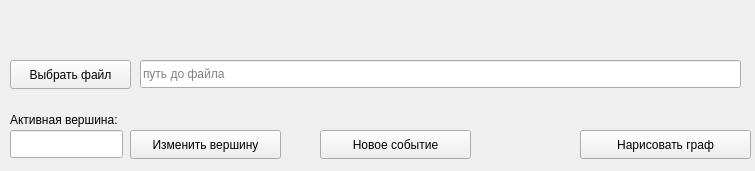
<?xml version="1.0" encoding="UTF-8"?>
<ui version="4.0">
 <class>MainWindow</class>
 <widget class="QWidget" name="MainWindow">
  <property name="geometry">
   <rect>
    <x>0</x>
    <y>0</y>
    <width>755</width>
    <height>171</height>
   </rect>
  </property>
  <property name="windowTitle">
   <string>Form</string>
  </property>
  <widget class="QLineEdit" name="path">
   <property name="geometry">
    <rect>
     <x>140</x>
     <y>60</y>
     <width>601</width>
     <height>28</height>
    </rect>
   </property>
   <property name="placeholderText">
    <string>путь до файла</string>
   </property>
  </widget>
  <widget class="QPushButton" name="ok">
   <property name="geometry">
    <rect>
     <x>580</x>
     <y>130</y>
     <width>171</width>
     <height>29</height>
    </rect>
   </property>
   <property name="text">
    <string>Нарисовать граф</string>
   </property>
  </widget>
  <widget class="QPushButton" name="check_path">
   <property name="geometry">
    <rect>
     <x>10</x>
     <y>60</y>
     <width>121</width>
     <height>29</height>
    </rect>
   </property>
   <property name="text">
    <string>Выбрать файл</string>
   </property>
  </widget>
  <widget class="QPushButton" name="pushButton_2">
   <property name="geometry">
    <rect>
     <x>320</x>
     <y>130</y>
     <width>151</width>
     <height>29</height>
    </rect>
   </property>
   <property name="text">
    <string>Новое событие</string>
   </property>
  </widget>
  <widget class="QLabel" name="label">
   <property name="geometry">
    <rect>
     <x>10</x>
     <y>110</y>
     <width>141</width>
     <height>20</height>
    </rect>
   </property>
   <property name="text">
    <string>Активная вершина:</string>
   </property>
  </widget>
  <widget class="QLineEdit" name="lineEdit">
   <property name="geometry">
    <rect>
     <x>10</x>
     <y>130</y>
     <width>113</width>
     <height>28</height>
    </rect>
   </property>
  </widget>
  <widget class="QPushButton" name="pushButton">
   <property name="geometry">
    <rect>
     <x>130</x>
     <y>130</y>
     <width>151</width>
     <height>29</height>
    </rect>
   </property>
   <property name="text">
    <string>Изменить вершину</string>
   </property>
  </widget>
 </widget>
 <resources/>
 <connections/>
</ui>
